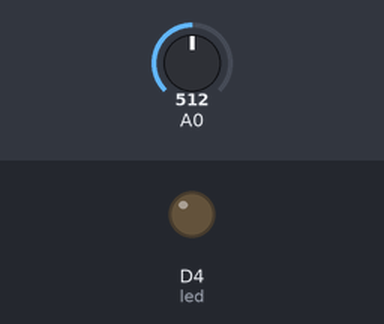
Recording of a sketch running on a simulated ESP8266 (NodeMCU). Parts: output pins drawn as LEDs (lit = HIGH). Inputs (shaded band) come from the test bench; at power-on: A0 = 512. WiFi joins after 1.5 s; servers stay silent unless stated; what the sketch prints to the serial monitor is not drawn.

Above: at 2.7 s.
2.8 s: A0 set to 33
5.3 s: A0 set to 27
At 7.7 s:
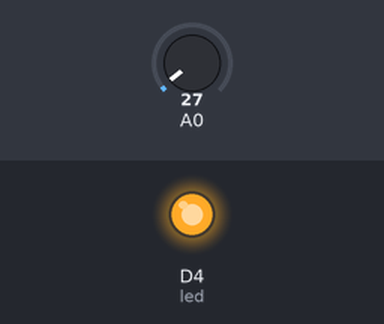
8.0 s: A0 set to 122
At 9.8 s:
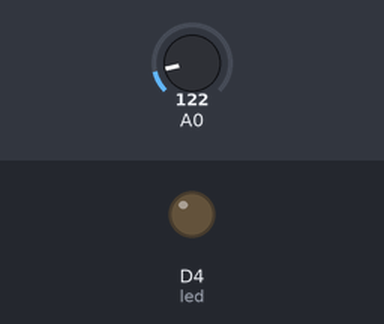
10.4 s: A0 set to 20
At 11.7 s:
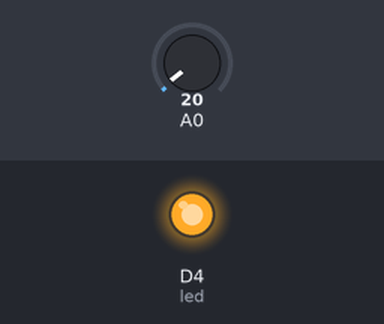
Timing chart, 0 to 13.4 s (numbered marks = the images above; inputs shaded):
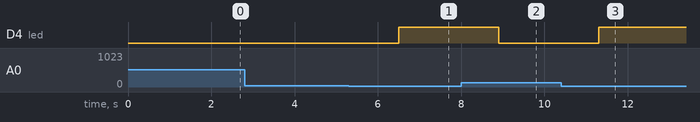

The sketch:

water_sensor.ino
```cpp
#include <ESP8266WiFi.h>
#include <ESP8266WebServer.h>
int led = 2;

const char* ssid = "iPhone";
const char* password = "77777777";

WiFiServer server(80);
WiFiClient client;
String serverURL = "172.20.10.3";
String url = "";

#define s1 D1
#define s2 D0

void setup(){
  pinMode(led,OUTPUT);
  Serial.begin(115200);

  Serial.print( "Start..." );
  WiFi.mode(WIFI_STA);
  WiFi.begin(ssid, password);
  while (WiFi.status() != WL_CONNECTED) {
    delay(500);
    Serial.println(".");
  }
}

void loop(){
  float w = analogRead(s1);
  float m = analogRead(s2);
  url = "/Esp.PHP?w=" + String(w) + "&m=" + String(m);
  if (isnan(w) || isnan(m) ) {
    Serial.println("無法從WAT+SOI傳感器讀取!");
    return;
  }
  if (client.connect(serverURL, 80)) {
    client.println("GET " + url + " HTTP/1.1");
    client.println("HOST: " + serverURL);
    client.println("Connection: close");
    client.println();
    client.stop();

    Serial.print("水位: ");
    Serial.print(w);
    Serial.println("%\t");
    Serial.print("土壤溼度: ");
    Serial.print(m);
    Serial.println("%\t");
    if((w>30)||(m>30))
    {
      digitalWrite(led,LOW);
    }
    else
    {
      digitalWrite(led,HIGH);
    }
  }
    delay(1000);
}
```

Measured:
- the behaviour switches between 31 and 30 on A0 (found by bisection; images 0 and 1)
- after the input at 2.8 s, every drawn part: stays the same
- after the input at 5.3 s, D4 (led): LOW → HIGH after 1.2 s
- after the input at 8.0 s, D4 (led): HIGH → LOW after 0.91 s
- after the input at 10.4 s, D4 (led): LOW → HIGH after 0.91 s
